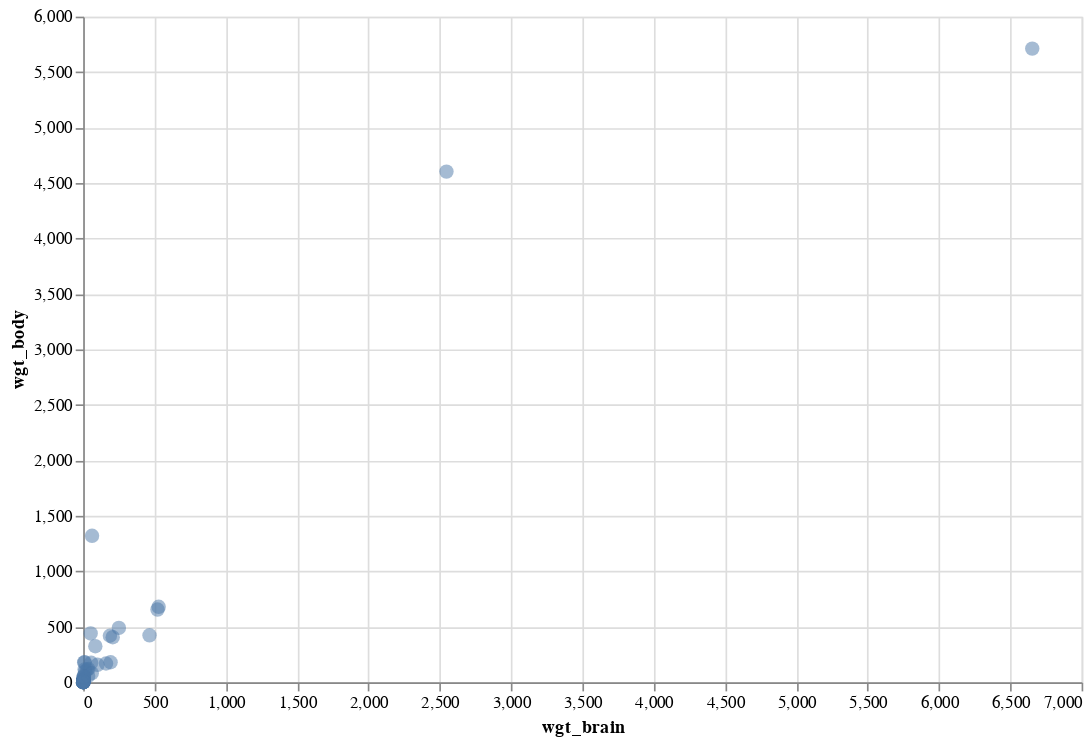

The notebook cell saved with this chart:
### Markdown cell above
#### Exploración

### Code cell
points = alt.Chart(brain_body_df).mark_circle(size=75, opacity=0.5).encode(
    x="wgt_brain:Q",
    y="wgt_body:Q"
).properties(
    width=600,
    height=400
)
#opacity es para marcar mas opacos donde hay mayor densidad
points

### Figure 1 — Vega-Lite specification as saved in the notebook (floating-point values rounded to 4 significant figures)
{"$schema": "https://vega.github.io/schema/vega-lite/v3.4.0.json", "config": {"background": "white", "mark": {"tooltip": null}, "view": {"height": 300, "width": 400}}, "data": {"name": "data-48846aca9b32b33836fb792fa73ab9d5"}, "datasets": {"data-48846aca9b32b33836fb792fa73ab9d5": [{"wgt_body": 44.5, "wgt_brain": 3.385}, {"wgt_body": 15.5, "wgt_brain": 0.48}, {"wgt_body": 8.1, "wgt_brain": 1.35}, {"wgt_body": 423, "wgt_brain": 465}, {"wgt_body": 119.5, "wgt_brain": 36.33}, {"wgt_body": 115, "wgt_brain": 27.66}, {"wgt_body": 98.2, "wgt_brain": 14.83}, {"wgt_body": 5.5, "wgt_brain": 1.04}, {"wgt_body": 58, "wgt_brain": 4.19}, {"wgt_body": 6.4, "wgt_brain": 0.425}, {"wgt_body": 4, "wgt_brain": 0.101}, {"wgt_body": 5.7, "wgt_brain": 0.92}, {"wgt_body": 6.6, "wgt_brain": 1}, {"wgt_body": 0.14, "wgt_brain": 0.005}, {"wgt_body": 1, "wgt_brain": 0.06}, {"wgt_body": 10.8, "wgt_brain": 3.5}, {"wgt_body": 12.3, "wgt_brain": 2}, {"wgt_body": 6.3, "wgt_brain": 1.7}, {"wgt_body": 4603, "wgt_brain": 2547}, {"wgt_body": 0.3, "wgt_brain": 0.023}, {"wgt_body": 419, "wgt_brain": 187.1}, {"wgt_body": 655, "wgt_brain": 521}, {"wgt_body": 3.5, "wgt_brain": 0.785}, {"wgt_body": 115, "wgt_brain": 10}, {"wgt_body": 25.6, "wgt_brain": 3.3}, {"wgt_body": 5, "wgt_brain": 0.2}, {"wgt_body": 17.5, "wgt_brain": 1.41}, {"wgt_body": 680, "wgt_brain": 529}, {"wgt_body": 406, "wgt_brain": 207}, {"wgt_body": 325, "wgt_brain": 85}, {"wgt_body": 12.3, "wgt_brain": 0.75}, {"wgt_body": 1320, "wgt_brain": 62}, {"wgt_body": 5712, "wgt_brain": 6654}, {"wgt_body": 3.9, "wgt_brain": 3.5}, {"wgt_body": 179, "wgt_brain": 6.8}, {"wgt_body": 56, "wgt_brain": 35}, {"wgt_body": 17, "wgt_brain": 4.05}, {"wgt_body": 1, "wgt_brain": 0.12}, {"wgt_body": 0.4, "wgt_brain": 0.023}, {"wgt_body": 0.25, "wgt_brain": 0.01}, {"wgt_body": 12.5, "wgt_brain": 1.4}, {"wgt_body": 490, "wgt_brain": 250}, {"wgt_body": 12.1, "wgt_brain": 2.5}, {"wgt_body": 175, "wgt_brain": 55.5}, {"wgt_body": 157, "wgt_brain": 100}, {"wgt_body": 440, "wgt_brain": 52.16}, {"wgt_body": 179.5, "wgt_brain": 10.55}, {"wgt_body": 2.4, "wgt_brain": 0.55}, {"wgt_body": 81, "wgt_brain": 60}, {"wgt_body": 21, "wgt_brain": 3.6}, {"wgt_body": 39.2, "wgt_brain": 4.288}, {"wgt_body": 1.9, "wgt_brain": 0.28}, {"wgt_body": 1.2, "wgt_brain": 0.075}, {"wgt_body": 3, "wgt_brain": 0.122}, {"wgt_body": 0.33, "wgt_brain": 0.048}, {"wgt_body": 180, "wgt_brain": 192}, {"wgt_body": 25, "wgt_brain": 3}, {"wgt_body": 169, "wgt_brain": 160}, {"wgt_body": 2.6, "wgt_brain": 0.9}, {"wgt_body": 11.4, "wgt_brain": 1.62}, {"wgt_body": 2.5, "wgt_brain": 0.104}, {"wgt_body": 50.4, "wgt_brain": 4.235}]}, "encoding": {"x": {"field": "wgt_brain", "type": "quantitative"}, "y": {"field": "wgt_body", "type": "quantitative"}}, "height": 400, "mark": {"opacity": 0.5, "size": 75, "type": "circle"}, "width": 600}
